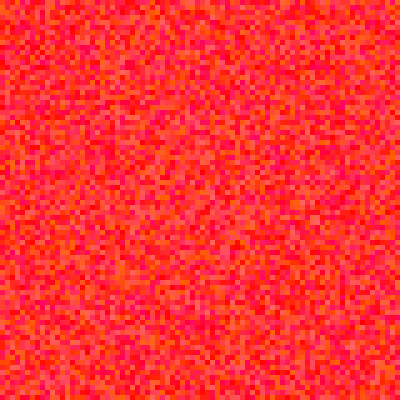
Frame 1 (no input)
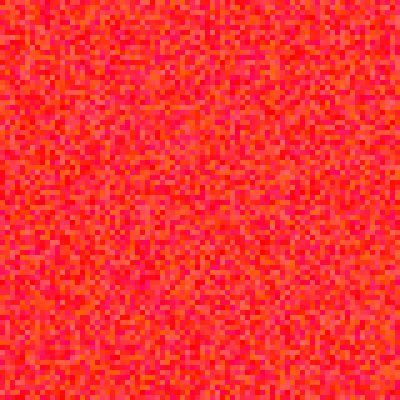
Frame 60 (the mouse pressed at the canvas centre just before this capture)
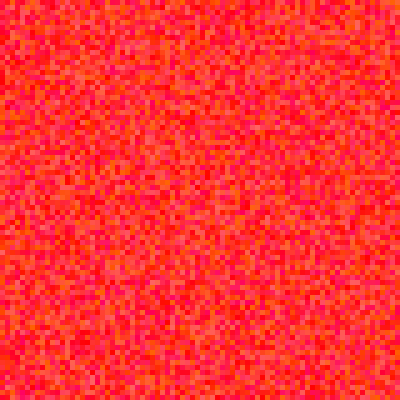
Frame 120 (the mouse held since frame 60 and released just before this capture)

The Processing sketch that drew these frames (run headless with seeded random() and noise(); from frame 60 on, the mouse is pressed at the canvas centre):

// Processing sketch: processing_90552
// ── processing_90552.pde

// Min Kyung Kim, minkyunk@andrew.cmu.edu
// Copyright Min Kyung Kim February 2013. All rights reserved. 
// Homework 8

int fxPhase;
int y, fx, fy, dia;

void setup ( )
{
  size (400, 400);
  background (255);
  fxPhase = 0;
  dia = 15;
  fx = 30;
  fy = 35;
  y = 20;
}

void draw ( )
{
  if ( fxPhase == 0 ) {
    forFx ( );
  } else if ( fxPhase == 1 ) {
    whileFx ( );
    y = y + 10;
    if (y > width ) {
      y = 0;
    }
  }
}

void whileFx ( )
{
  int x = 0;
  while (x < width) {
    stroke (255);
    fill (255, random (100), random (100));
    rect (x, y, dia, dia);
    x = x + fx;
  }
}

void forFx ( )
{ noStroke ( );
  for (int g = 0; g < width; g = g + 5) {
    for (int h = 0; h < height; h = h + 5) {
      fill (255, random (100), random (100));
      rect (g, h, dia, dia);
    }
  }
}

void keyPressed ( )
{
  if (key == ' ') {
    fxPhase = 1;
    background (255);
  } else if (fxPhase == 1) {
    fxPhase = 0;
  }
}
